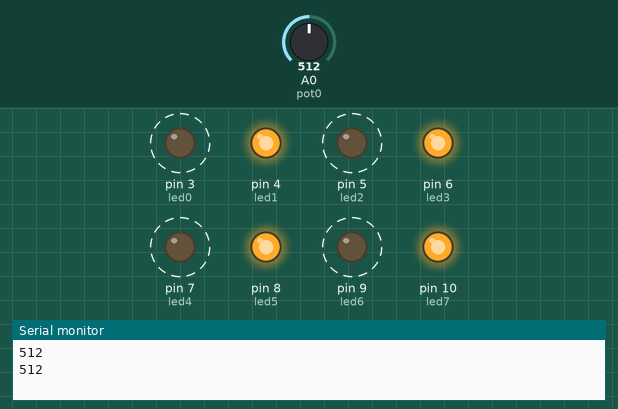
Recording of a sketch running on a simulated Arduino Uno, built with avr-gcc and run on an emulated ATmega328P. On the bench: output pins drawn as LEDs (lit = HIGH), the last lines printed to the serial monitor. Dashed ring = blinking. Inputs (shaded band) come from the test bench; at power-on: A0 (pot0) = 512.

Above: at 1.8 s.
1.9 s: A0 (pot0) set to 0
3.6 s: A0 (pot0) set to 122
At 3.78 s:
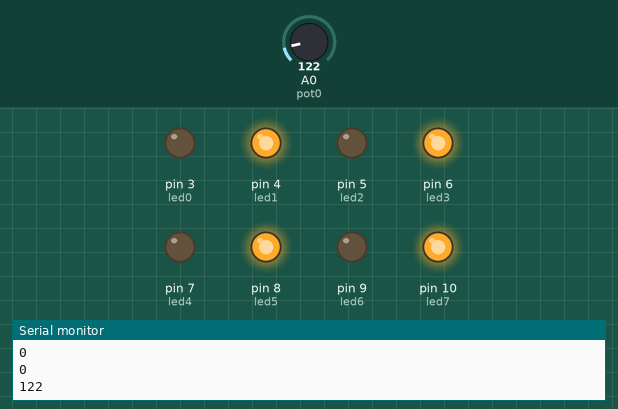
At 4.15 s:
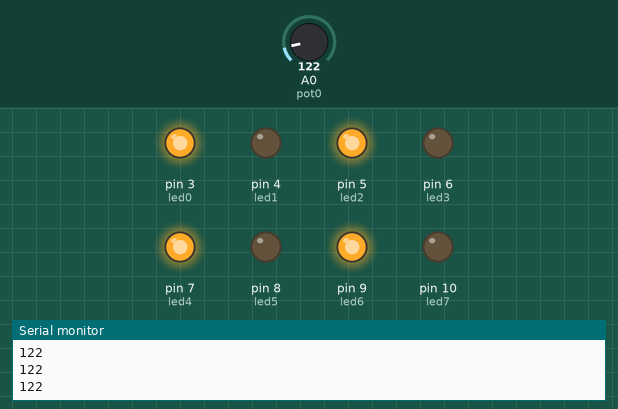
Timing chart, 0 to 13.1 s (numbered marks = the images above; inputs shaded):
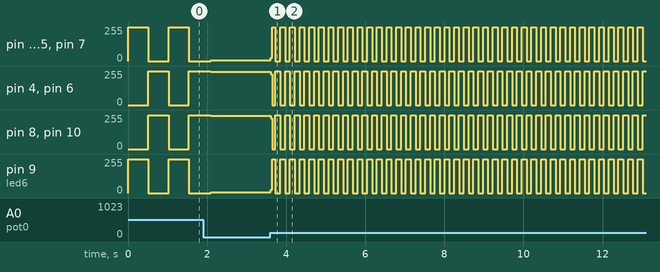

The sketch:

velocitats_8_LEDs_EX_1.ino
```cpp
/**********************************************************************************
** **
** Velocitat de 8 LEDs **
** **
** **
**********************************************************************************/
//********** Includes *************************************************************
//********** Variables ************************************************************
const int led0 = 3; // donar nom al pin 5 de l’Arduino
const int led1 = 4; // donar nom al pin 6 de l’Arduino
const int led2 = 5; // donar nom al pin 7 de l’Arduino
const int led3 = 6; // donar nom al pin 8 de l’Arduino
const int led4 = 7; // donar nom al pin 9 de l’Arduino
const int led5 = 8; // donar nom al pin 10 de l’Arduino
const int led6 = 9; // donar nom al pin 11 de l’Arduino
const int led7 = 10; // donar nom al pin 12 de l’Arduino
const int pot0 = A0; // donar nom al pin A0 de l’Arduino
int velocitat = 20; // velocitat de l'acció en ms
int valPot0; // guardar valor del poyenciometre
//********** Setup ****************************************************************

void setup()
{
  Serial.begin(9600);
pinMode(led0, OUTPUT); // definir el pin 5 com una sortida
pinMode(led1, OUTPUT); // definir el pin 6 com una sortida
pinMode(led2, OUTPUT); // definir el pin 7 com una sortida
pinMode(led3, OUTPUT); // definir el pin 8 com una sortida
pinMode(led4, OUTPUT); // definir el pin 9 com una sortida
pinMode(led5, OUTPUT); // definir el pin 10 com una sortida
pinMode(led6, OUTPUT); // definir el pin 11 com una sortida
pinMode(led7, OUTPUT); // definir el pin 12 com una sortida
}
//********** Loop *****************************************************************

void loop()
{
valPot0 = analogRead(pot0); // llegir valor del potenciòmetre
velocitat = valPot0; // actualitzar velocitat amb el valor del potenciòmetre
Serial.println(valPot0);

digitalWrite(led0, HIGH); // posar a 5V el pin 5
digitalWrite(led1, LOW); // posar a 0V el pin 6
digitalWrite(led2, HIGH); // posar a 5V el pin 7
digitalWrite(led3, LOW); // posar a 0V el pin 8
digitalWrite(led4, HIGH); // posar a 5V el pin 9
digitalWrite(led5, LOW); // posar a 0V el pin 10
digitalWrite(led6, HIGH); // posar a 5V el pin 11
digitalWrite(led7, LOW); // posar a 0V el pin 12
delay(velocitat); // es queden leds velocitat ms en aquest estat
digitalWrite(led0, LOW); // posar a 0V el pin 5
digitalWrite(led1, HIGH); // posar a 5V el pin 6
digitalWrite(led2, LOW); // posar a 0V el pin 7
digitalWrite(led3, HIGH); // posar a 5V el pin 8
digitalWrite(led4, LOW); // posar a 0V el pin 9
digitalWrite(led5, HIGH); // posar a 5V el pin 10
digitalWrite(led6, LOW); // posar a 0V el pin 11
digitalWrite(led7, HIGH); // posar a 5V el pin 12
delay(velocitat); // es queden leds vrlocitat ms en aquest estat
}
//********** Funcions *************************************************************
```

Measured:
- after the input at 3.6 s, pin 3 (led0): 7/255 → 26/255 at once, then moves between 0/255 and 255/255, repeating every 0.24 s; pin 4 (led1): 248/255 → 229/255 at once, then moves between 0/255 and 255/255, repeating every 0.24 s
- by itself, pin 3 (led0), pin 5 (led2), pin 7 (led4), pin 9 (led6): alternates 255/255 for 0.51 s and 0/255 for 0.51 s
